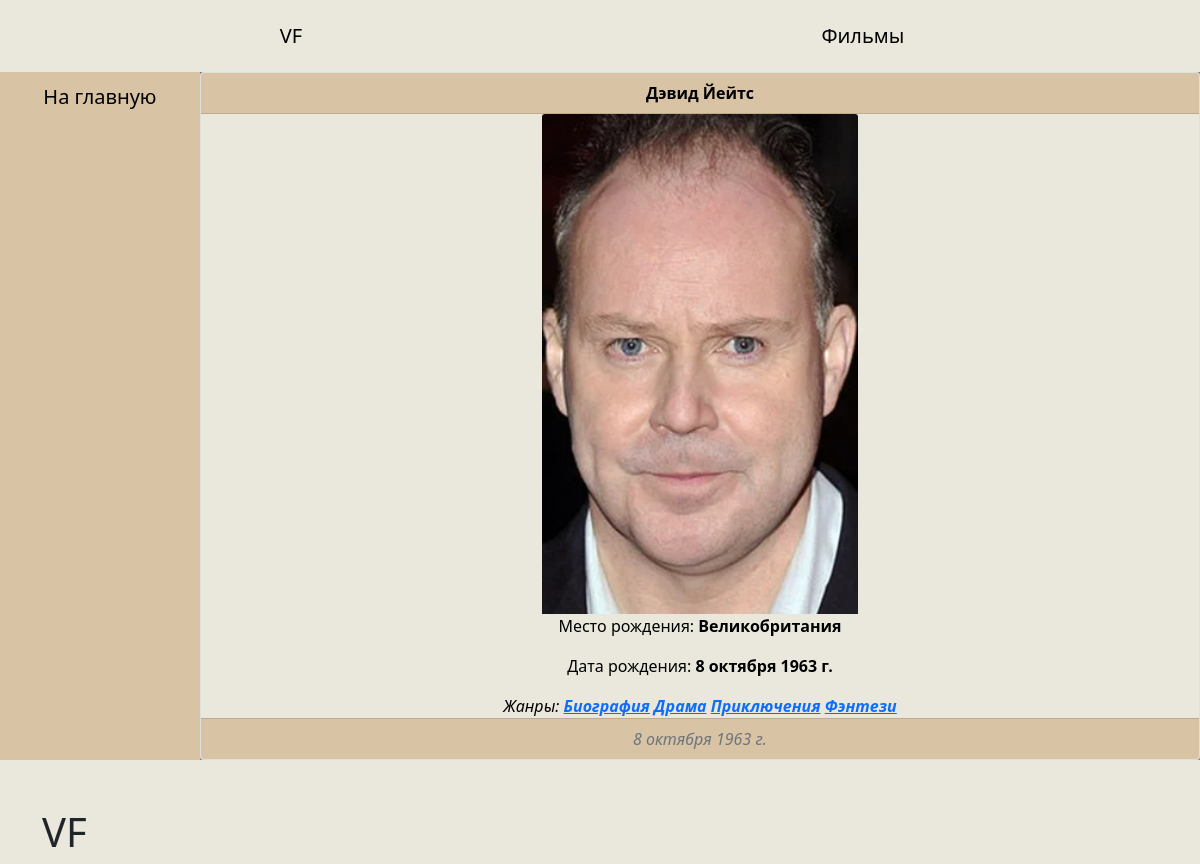
Page /producer/devid-jejts on the committed database.
### films_gallery/models.py (models this page shows, shortened)
class Producer(models.Model):
	name = models.CharField(max_length=30, blank=False, unique=True, verbose_name="Имя")
	slug = models.SlugField(max_length=255, unique=True, db_index=True, verbose_name="URL")
	genre = models.ManyToManyField('Genre', blank=False, verbose_name="Жанры")
	place_of_birth = models.CharField(max_length=30, blank=True, null=True, verbose_name="Место рождения")
	date_of_birth = models.DateField(blank=True, verbose_name="Дата рождения", null=True)
	photo = models.ImageField(blank=True, upload_to="photos/%Y/%m/%d/", null=True, verbose_name='Фото')
	class Meta:
		verbose_name = 'Режиссеры'
		verbose_name_plural = 'Режиссеры'
		ordering = ['name']

class Genre(models.Model):
	name = models.CharField(max_length=30, unique=True, verbose_name="Название")
	slug = models.SlugField(max_length=255, unique=True, db_index=True, verbose_name="URL")
	def get_absolute_url(self):
		return reverse('show-genre', kwargs={"genre_slug": self.slug})
	def __str__(self):
		return self.name
	class Meta:
		verbose_name = 'Жанры'
		verbose_name_plural = 'Жанры'
		ordering = ['name']

### films_gallery/views.py (the view)
# urls.py: path('producer/<slug:producer_slug>', ShowProducer.as_view(), name='info-producer')
class ShowProducer(DetailView):
	model = Producer
	template_name = 'films_gallery/info_producer.html'
	slug_url_kwarg = 'producer_slug'
	context_object_name = "producer"

### films_gallery/templates/films_gallery/info_producer.html (shortened to what this page needs)
{% extends 'base.html' %}
{% block add_css %}
{%load static%}
<link type="text/css" href="{% static 'films_gallery/css/info.css'%}" rel="stylesheet">
{% endblock %}
{% block content %}
<div class="card text-center">
    <div class="card-header">
        <b>{{producer.name}}</b>
    </div>
    <div class="card-body">
        {% if producer.photo %}
        <img class="card-img-top" src="{{producer.photo.url}}" alt="..." style="height:500px; width: auto;">
        {%endif%}
        <p class="card-text">Место рождения: <b>{{producer.place_of_birth}}</b></p>
        <p class="card-text">Дата рождения: <b>{{producer.date_of_birth}}</b></p>
        <p class="card-text"><i> Жанры:
            {% for genre in producer.genre.all%}
            <a href="{{genre.get_absolute_url}}"><b>{{genre}}</b></a>
            {%endfor%}
        </i></p>
    </div>
    <div class="card-footer text-muted">
        <i>{{producer.date_of_birth}}</i>
    </div>
</div>
{% endblock %}

### static/css/base.css (style rules this page uses)
* { margin: 0; padding: 0; }
html, body { height: 100%; }
body { display: flex; flex-direction: column; height: 100%; background-color: #FCAE3E; }

### films_gallery/static/films_gallery/css/info.css (style rules this page uses)
.card-body { margin-left:5%; margin-right:5%; }
div.card { width:100%; }
div.card-body { color:black; margin-left:0px; padding: 0 15%; background-color: #EAE7DC; width:100%; }
div.card-header { color:black; background-color: #D8C3A5; }
div.card-footer { background-color: #D8C3A5; }

### rows in the picture
Producer: name "Дэвид Йейтс", photo (picture), place_of_birth "Великобритания", date_of_birth "8 октября 1963 г."
Genre: name "Биография"
Genre: name "Драма"
Genre: name "Приключения"
Genre: name "Фэнтези"
